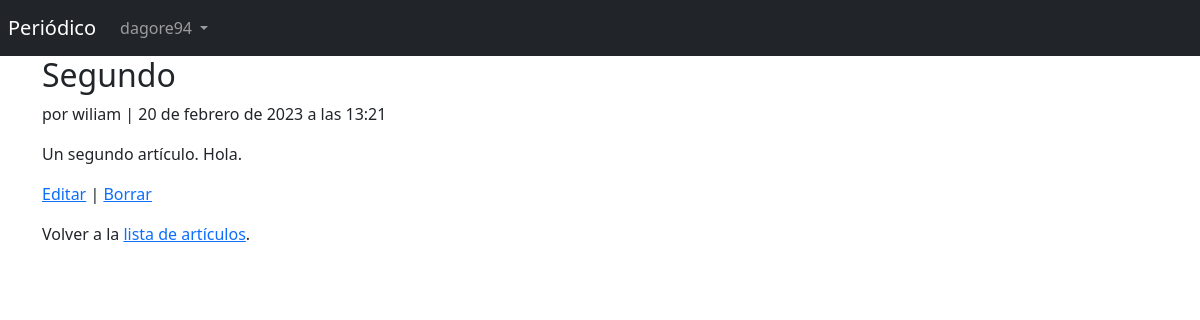
The app's page /articles/2/ (signed in) with its own data.
### accounts/models.py (models this page shows)
class CustomUser(AbstractUser):
    age = models.PositiveIntegerField(null=True, blank=True, verbose_name='Edad')

### articles/models.py (models this page shows, shortened)
class Article(models.Model):
    title = models.CharField(max_length=255, verbose_name='Título')
    body = models.TextField(verbose_name='Cuerpo')
    date = models.DateTimeField(auto_now_add=True, verbose_name='Fecha')
    author = models.ForeignKey(get_user_model(), on_delete=models.CASCADE, verbose_name='Autor')

### articles/views.py (the view)
# urls.py: path('<int:pk>/', ArticleDetailView.as_view(), name='article_detail'),
class ArticleDetailView(LoginRequiredMixin, DetailView):
    model = Article
    template_name = 'article_detail.html'

### templates/article_detail.html
{% extends 'base.html' %}
{% block content %}
  <div class="article-entry">
    <h2>{{ object.title }}</h2>
      <p>por {{ object.author }} | {{ object.date }}</p>
      <p>{{ object.body }}</p>
  </div>
  <p><a href="{% url 'article_edit' article.pk %}">Editar</a> | <a href="{% url 'article_delete' article.pk %}">Borrar</a></p>
  <p>Volver a la <a href="{% url 'article_list' %}">lista de artículos</a>.</p>
{% endblock content %}

### templates/base.html (shortened to what this page needs)
<!DOCTYPE html>
<html lang="es">
<head>
    <link href="https://cdn.jsdelivr.net/npm/bootstrap@5.3.0-alpha1/dist/css/bootstrap.min.css" rel="stylesheet">
</head>
<body>
    <nav class="navbar navbar-expand-lg navbar-dark bg-dark p-2">
      <a class="navbar-brand" href="{% url 'home' %}">Periódico</a>
      <div class="collapse navbar-collapse" id="navbarSupportedContent">
        {% if user.is_authenticated %}
            <div class="collapse navbar-collapse" id="navbarSupportedContent">
                <ul class="navbar-nav me-auto mb-2 mb-lg-0">
                    <li class="nav-item dropdown">
                        <a class="nav-link dropdown-toggle" href="#" role="button" data-bs-toggle="dropdown" aria-expanded="false">
                            {{ user.username }}
                        </a>
                    </li>
                </ul>
            </div>
        {% else %}
          <form class="form-inline ml-auto">
            <a href="{% url 'login' %}" class="btn btn-outline-secondary">Login</a>
            <a href="{% url 'signup' %}" class="btn btn-primary ml-2">Registrar</a>
          </form>
        {% endif %}
      </div>
    </nav>
    <main>
        <div class="container">
            {% block content %}
            {% endblock content %}
        </div>
    </main>
</body>
</html>

### records on screen
CustomUser: username "dagore94"
Article: title "Segundo", author "wiliam", date "20 de febrero de 2023 a las 13:21", body "Un segundo artículo. Hola."
